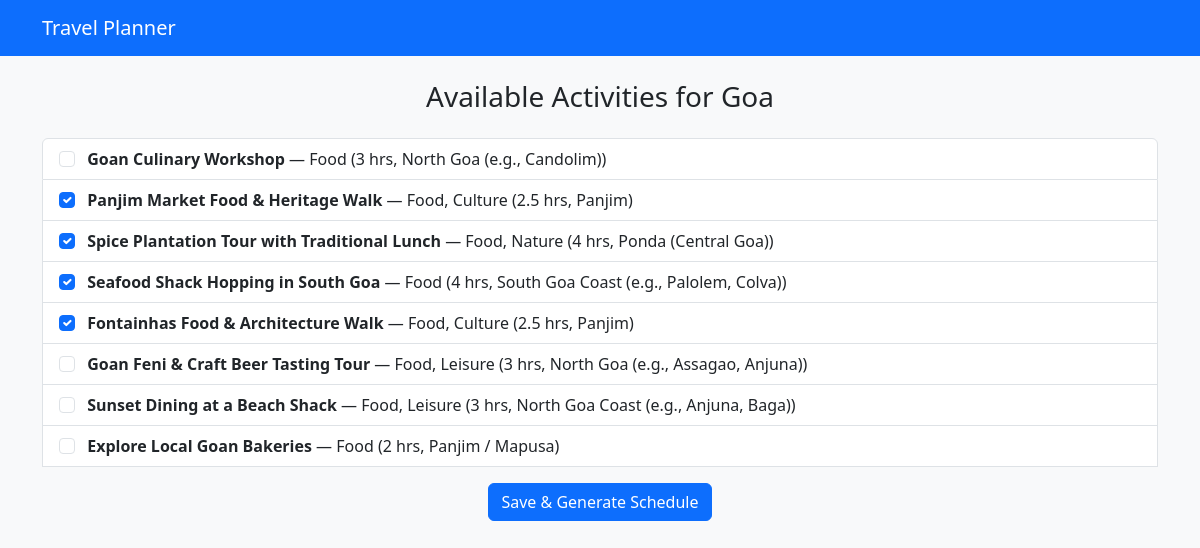
/activities/1, run on the app's committed database.
### app.py (models this page shows)
class Trip(db.Model):
    id = db.Column(db.Integer, primary_key=True)
    destination = db.Column(db.String(100))
    start_date = db.Column(db.String(50))
    num_days = db.Column(db.Integer)
    notes = db.Column(db.String(300))

class Activity(db.Model):
    id = db.Column(db.Integer, primary_key=True)
    trip_id = db.Column(db.Integer, db.ForeignKey('trip.id'))
    name = db.Column(db.String(100))
    category = db.Column(db.String(50))
    duration = db.Column(db.Integer)
    location = db.Column(db.String(100))
    day = db.Column(db.Integer, default=None)
    selected = db.Column(db.Boolean, default=False)

### app.py (the view, shortened to what this page needs)
@app.route('/activities/<int:trip_id>', methods=['GET', 'POST'])
def activities(trip_id):
    trip = Trip.query.get_or_404(trip_id)
    import json, re
    existing_activities = Activity.query.filter_by(trip_id=trip.id).all()
    activities = Activity.query.filter_by(trip_id=trip.id).all()
    activities_for_template = [
        {
            "name": a.name,
            "category": a.category,
            "duration": a.duration,
            "location": a.location,
            "selected": a.selected
        } for a in activities
    ]
    return render_template('activities.html', trip=trip, activities=activities_for_template)

### templates/activities.html (shortened to what this page needs)
{% extends "base.html" %}
{% block content %}
<h3 class="text-center mb-4">Available Activities for {{ trip.destination }}</h3>
<form method="POST">
  <div class="list-group mb-4">
    {% if activities|length == 0 %}
      <div class="alert alert-warning text-center" style="margin: 20px 0;">
        No activities found for your interests. Please try different notes or check back later.
      </div>
      <div class="text-center mt-4">
        <a href="{{ url_for('home') }}" class="btn btn-outline-secondary">🏠 Home</a>
      </div>
    {% else %}
      {% for act in activities %}
      <label class="list-group-item">
        <input class="form-check-input me-2" type="checkbox" name="activities" value="{{ act.name }}"
               {% if act.selected %}checked{% endif %}>
        <strong>{{ act.name }}</strong> — {{ act.category }} ({{ act.duration }} hrs, {{ act.location }})
      </label>
      {% endfor %}
      <div class="text-center mt-3">
        <button type="submit" class="btn btn-primary">Save & Generate Schedule</button>
      </div>
    {% endif %}
  </div>
</form>
{% endblock %}

### templates/base.html (shortened to what this page needs)
<!DOCTYPE html>
<html lang="en">
<head>
  <link href="https://cdn.jsdelivr.net/npm/bootstrap@5.3.2/dist/css/bootstrap.min.css" rel="stylesheet">
</head>
<body class="bg-light">
  <nav class="navbar navbar-expand-lg navbar-dark bg-primary mb-4">
    <div class="container">
      <a class="navbar-brand" href="/">Travel Planner</a>
    </div>
  </nav>
  <div class="container my-4">
    {% block content %}{% endblock %}
  </div>
</body>
</html>

### data on the page
Trip: destination "Goa"
Activity: name "Goan Culinary Workshop", category "Food", duration "3", location "North Goa (e.g., Candolim)"
Activity: name "Panjim Market Food & Heritage Walk", category "Food, Culture", duration "2.5", location "Panjim"
Activity: name "Spice Plantation Tour with Traditional Lunch", category "Food, Nature", duration "4", location "Ponda (Central Goa)"
Activity: name "Seafood Shack Hopping in South Goa", category "Food", duration "4", location "South Goa Coast (e.g., Palolem, Colva)"
Activity: name "Fontainhas Food & Architecture Walk", category "Food, Culture", duration "2.5", location "Panjim"
Activity: name "Goan Feni & Craft Beer Tasting Tour", category "Food, Leisure", duration "3", location "North Goa (e.g., Assagao, Anjuna)"
Activity: name "Sunset Dining at a Beach Shack", category "Food, Leisure", duration "3", location "North Goa Coast (e.g., Anjuna, Baga)"
Activity: name "Explore Local Goan Bakeries", category "Food", duration "2", location "Panjim / Mapusa"
